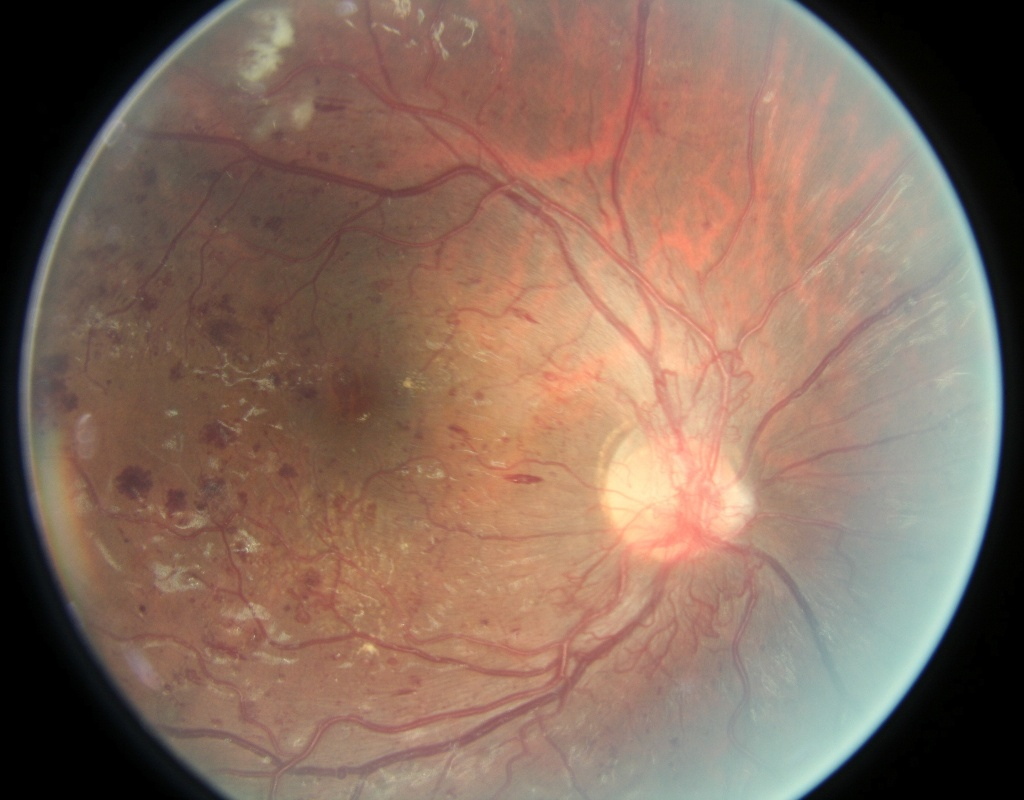
#> input picture test images/16_left.jpeg, 1024 x 800 px
$ python -i preprocessing.py   (imports and definitions only)
#> lines starting #> are read from the running program, lines starting #| are printed output that depends on the picture; after the words box and inside, x2 and y2 are one past the last pixel; in counts of white or black regions, pixels touching at a corner belong together
import numpy as np
import torch
import cv2

batch_size = 25
image_size = 256

##### IMAGE PREPROCESSING

def prepare_image(path,
                  sigmaX         = 10,
                  do_random_crop = False):

    '''
    Preprocess image
    '''
#> called with path = 'test images/16_left.jpeg', sigmaX = 10, do_random_crop = False

    # import image
    image = cv2.imread(path)
#> image is the input picture: shape (800, 1024, 3); mean B, G, R 93.5, 107.9, 134.5
    image = cv2.cvtColor(image, cv2.COLOR_BGR2RGB)

    # perform smart crops
    image = crop_black(image, tol = 7)
    if do_random_crop == True:
        image = random_crop(image, size = (0.9, 1))

    # resize and color
    image = cv2.resize(image, (int(image_size), int(image_size)))
    image = cv2.addWeighted(image, 4, cv2.GaussianBlur(image, (0, 0), sigmaX), -4, 128)

    # circular crop
    image = circle_crop(image, sigmaX = sigmaX)

    # convert to tensor
    image = torch.tensor(image)
    image = image.permute(2, 1, 0)
    return image


##### CROP FUNCTIONS

def crop_black(img,
               tol = 7):

    '''
    Perform automatic crop of black areas
    '''
#> called with tol = 7

    if img.ndim == 2:
        mask = img > tol
        return img[np.ix_(mask.any(1),mask.any(0))]

    elif img.ndim == 3:
        gray_img = cv2.cvtColor(img, cv2.COLOR_RGB2GRAY)
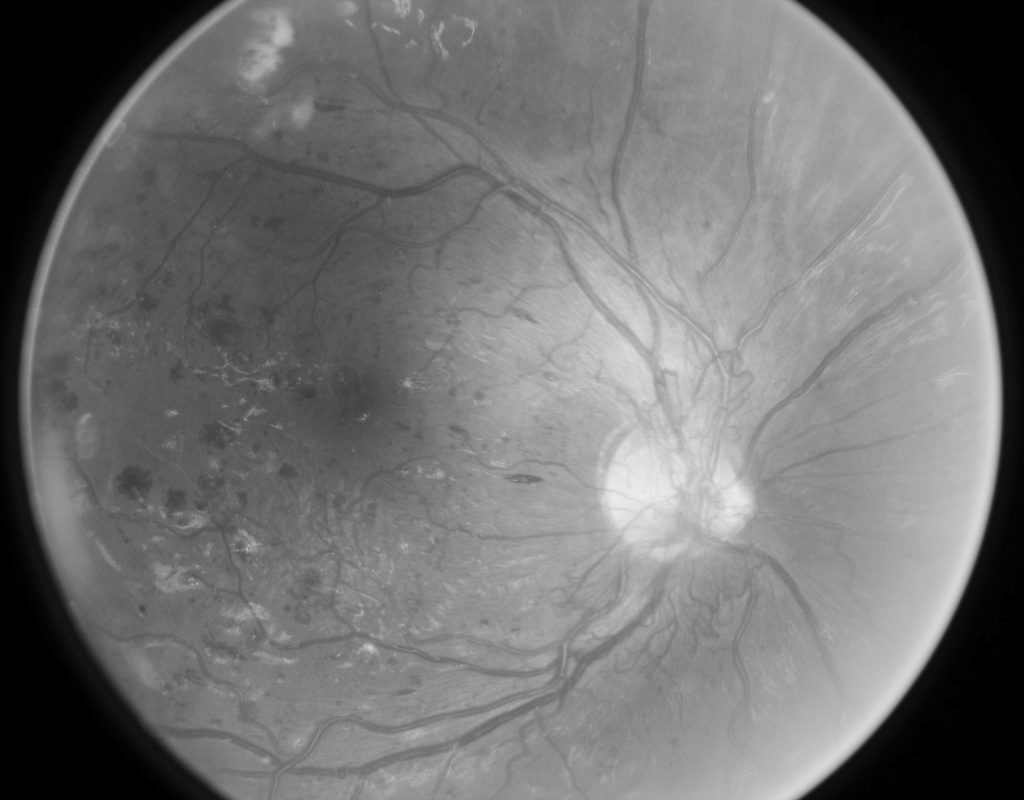
#> gray_img: shape (800, 1024); min 0, max 236, mean 114.2
        mask = gray_img > tol
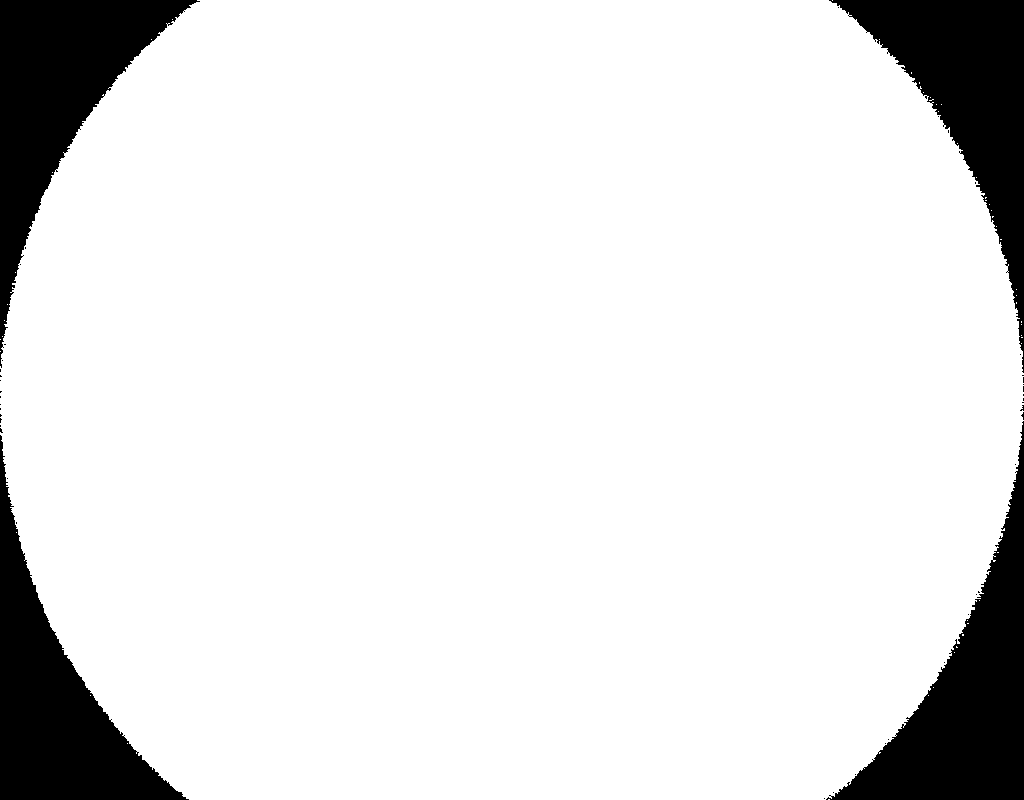
#> mask: shape (800, 1024) bool; 88.4% white; 45 black regions (41 under 20 px), largest, box (x1, y1, x2, y2) and area: (826, 421, 1024, 800) 24929, (0, 0, 200, 368) 24098, (829, 0, 1024, 373) 23069, (0, 435, 189, 800) 22927
        check_shape = img[:,:,0][np.ix_(mask.any(1),mask.any(0))].shape[0]
#> check_shape = 800

        if (check_shape == 0):
            return img
        else:
            img1 = img[:,:,0][np.ix_(mask.any(1),mask.any(0))]
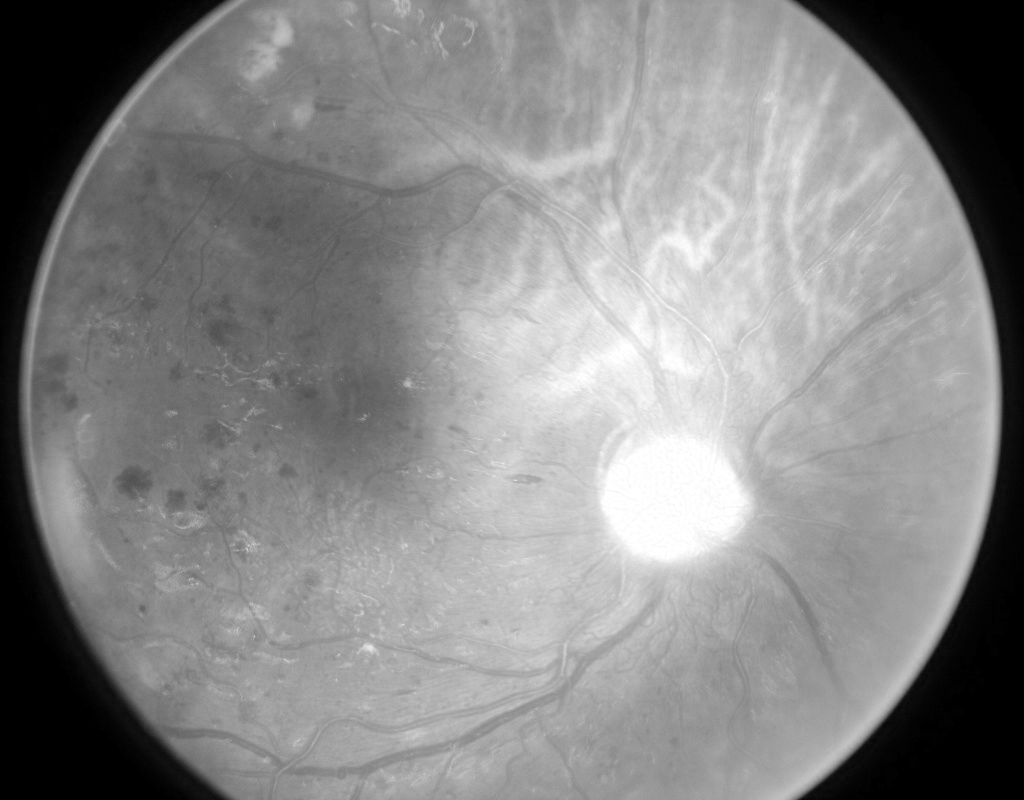
#> img1: shape (800, 1024); min 0, max 255, mean 134.5
            img2 = img[:,:,1][np.ix_(mask.any(1),mask.any(0))]
            img3 = img[:,:,2][np.ix_(mask.any(1),mask.any(0))]
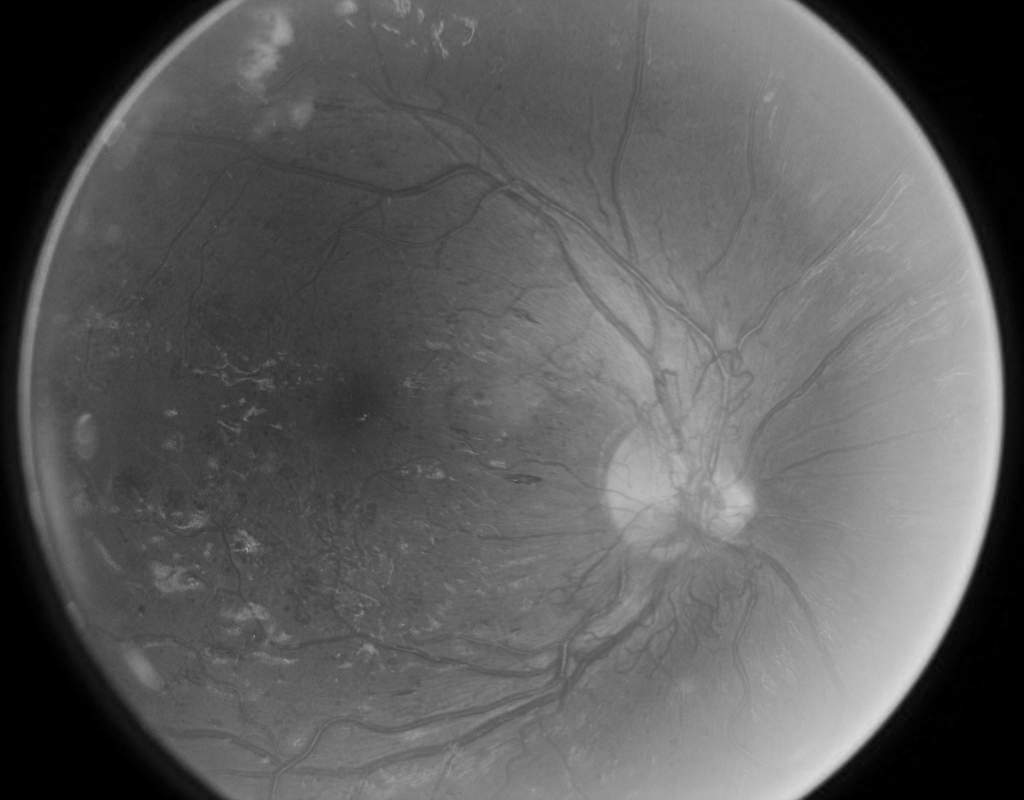
#> img3: shape (800, 1024); min 0, max 219, mean 93.5
#> in prepare_image, `image = cv2.addWeighted(image, 4, cv2.GaussianBlur(image, (0, 0), sigm..`:
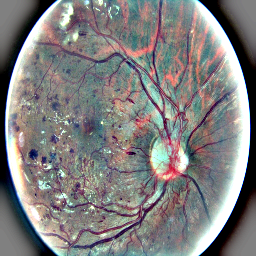
#> image: shape (256, 256, 3); mean R, G, B 128.3, 126.7, 127
            img  = np.stack([img1, img2, img3], axis = -1)
            return img


def circle_crop(img,
                sigmaX = 10):

    '''
    Perform circular crop around image center
    '''
#> called with sigmaX = 10

    height, width, depth = img.shape
#> height = 256; width = 256; depth = 3

    largest_side = np.max((height, width))
#> largest_side = 256
    img = cv2.resize(img, (largest_side, largest_side))

    height, width, depth = img.shape

    x = int(width / 2)
#> x = 128
    y = int(height / 2)
#> y = 128
    r = np.amin((x,y))
#> r = 128

    circle_img = np.zeros((height, width), np.uint8)
    cv2.circle(circle_img, (x,y), int(r), 1, thickness = -1)
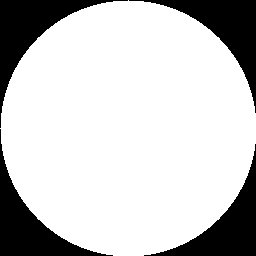
#> circle_img: shape (256, 256); values 0 (black) and 1 (white), 78.5% white; 4 black regions, box (x1, y1, x2, y2) and area: (0, 0, 128, 128) 3654, (129, 0, 256, 113) 3526, (0, 129, 113, 256) 3526, (144, 144, 256, 256) 3399

    img = cv2.bitwise_and(img, img, mask = circle_img)
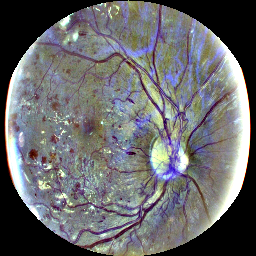
#> img: shape (256, 256, 3); mean of channels 0, 1, 2 107.2, 104.9, 104.6; drawn as B, G, R
    return img


# [51 lines left out: functions crop_for_squares, standard_crop, random_crop, not called in this run]


##### CUTOUT AUGMENTATION

class cutout(object):

    '''
    Cutout augmentation
    '''

    def __init__(self, n_holes, length):
        self.n_holes = n_holes
        self.length  = length

    # [50 lines left out: functions __call__, online_mean_and_sd, not called in this run]

#> (the run stopped early here; a loop or call above may not have finished)

$ run again, on test images/16_right.jpeg
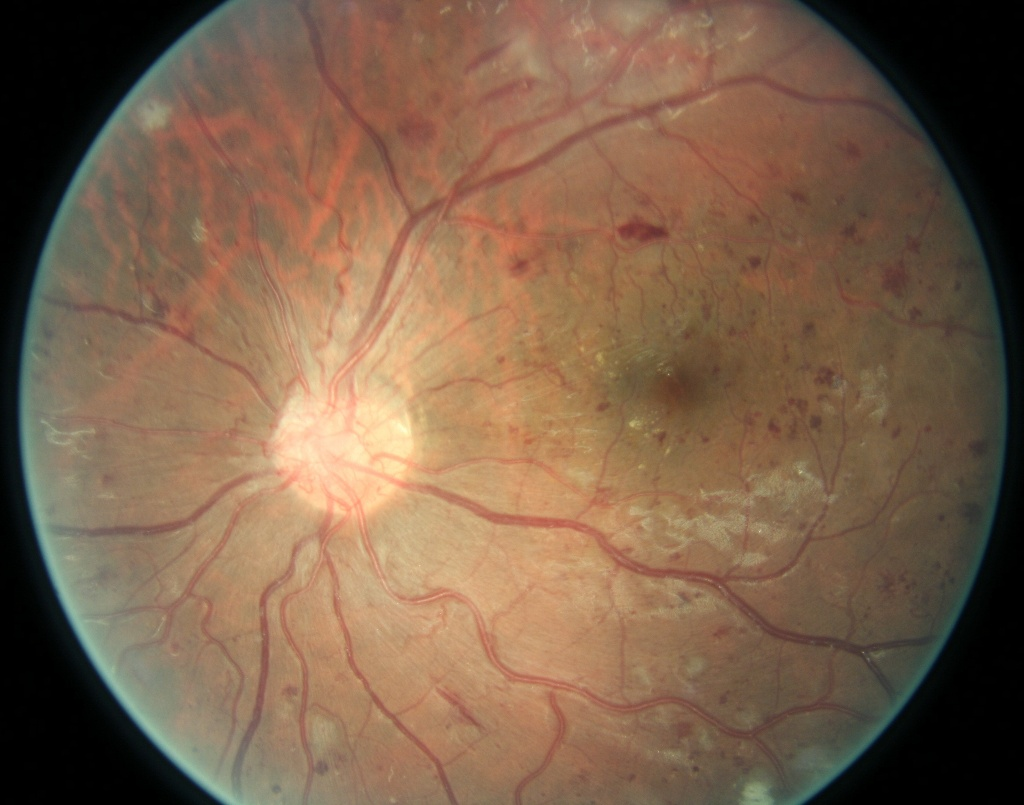
#> input picture test images/16_right.jpeg, 1024 x 805 px
#> in prepare_image, image is the input picture: shape (805, 1024, 3); mean B, G, R 75.5, 97.6, 124.7
#> in crop_black, `mask = gray_img > tol`:
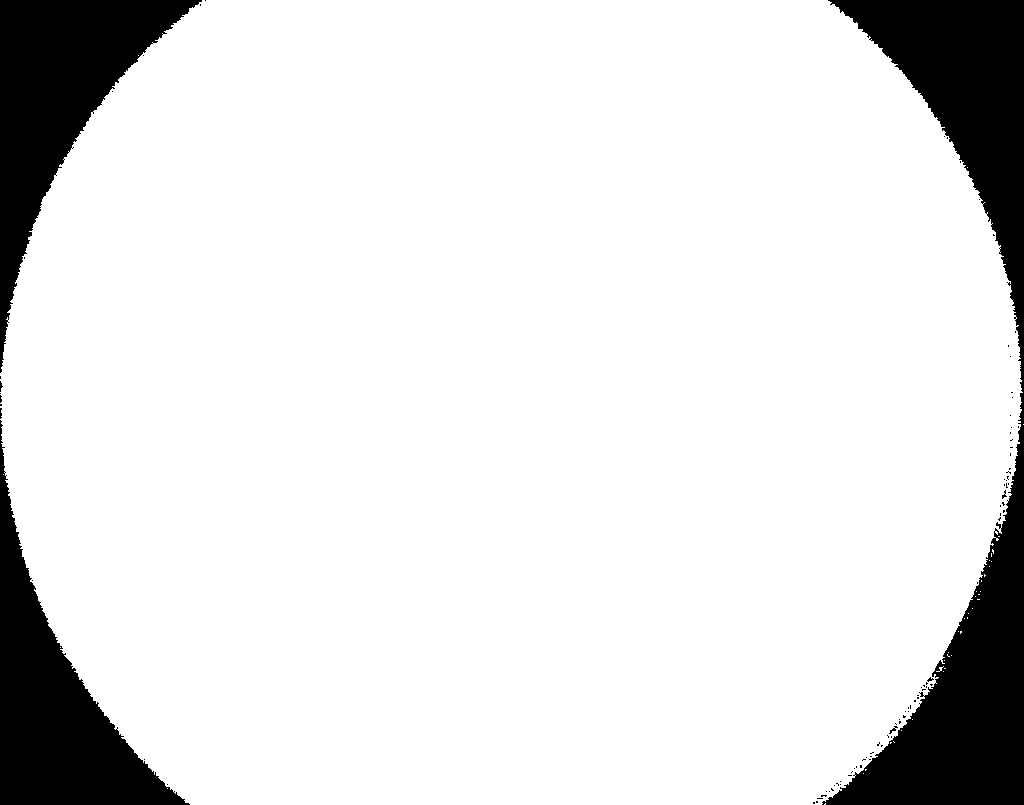
#> mask: shape (805, 1024) bool; 87.8% white; 93 black regions (89 under 20 px), largest, box (x1, y1, x2, y2) and area: (822, 0, 1024, 805) 51457, (0, 0, 202, 373) 25022, (0, 420, 190, 805) 23444, (889, 726, 898, 734) 24
#> circle_img: shape (256, 256); values 0 (black) and 1 (white), 78.5% white; 4 black regions, box (x1, y1, x2, y2) and area: (0, 0, 128, 128) 3654, (129, 0, 256, 113) 3526, (0, 129, 113, 256) 3526, (144, 144, 256, 256) 3399
#> in circle_crop, `img = cv2.bitwise_and(img, img, mask = circle_img)`:
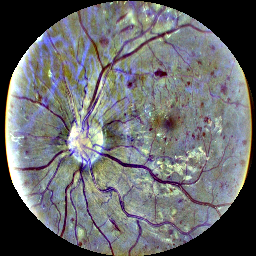
#> img: shape (256, 256, 3); mean of channels 0, 1, 2 106.8, 104.5, 103.3; drawn as B, G, R

$ run again, on test images/164_left.png
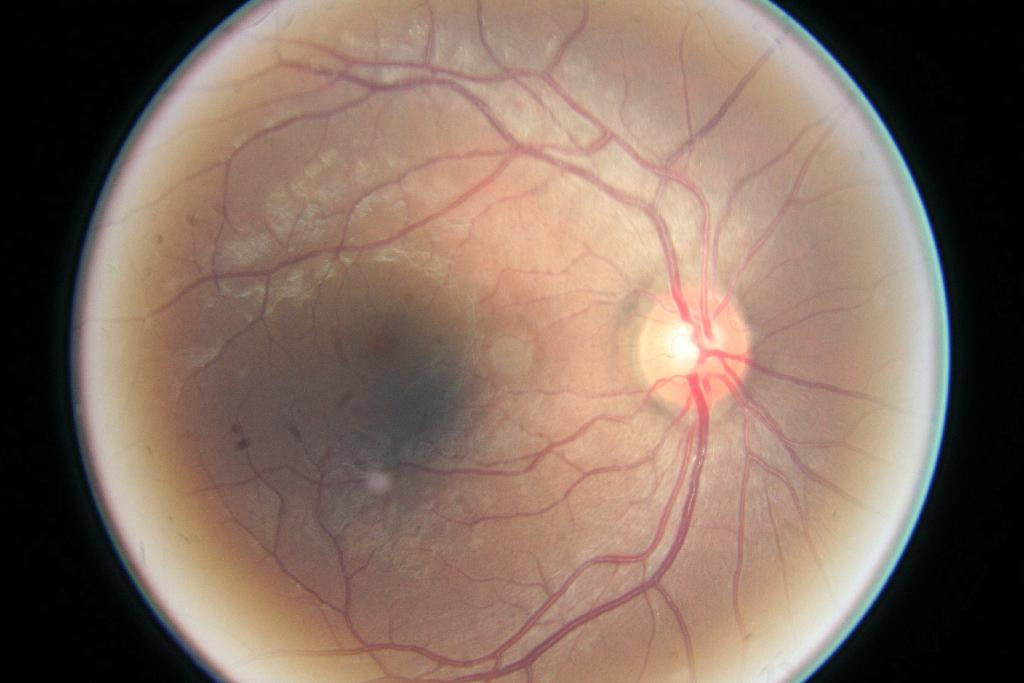
#> input picture test images/164_left.png, 1024 x 683 px
#> in prepare_image, image is the input picture: shape (683, 1024, 3); mean B, G, R 97.6, 110.1, 132
#> in crop_black, `mask = gray_img > tol`:
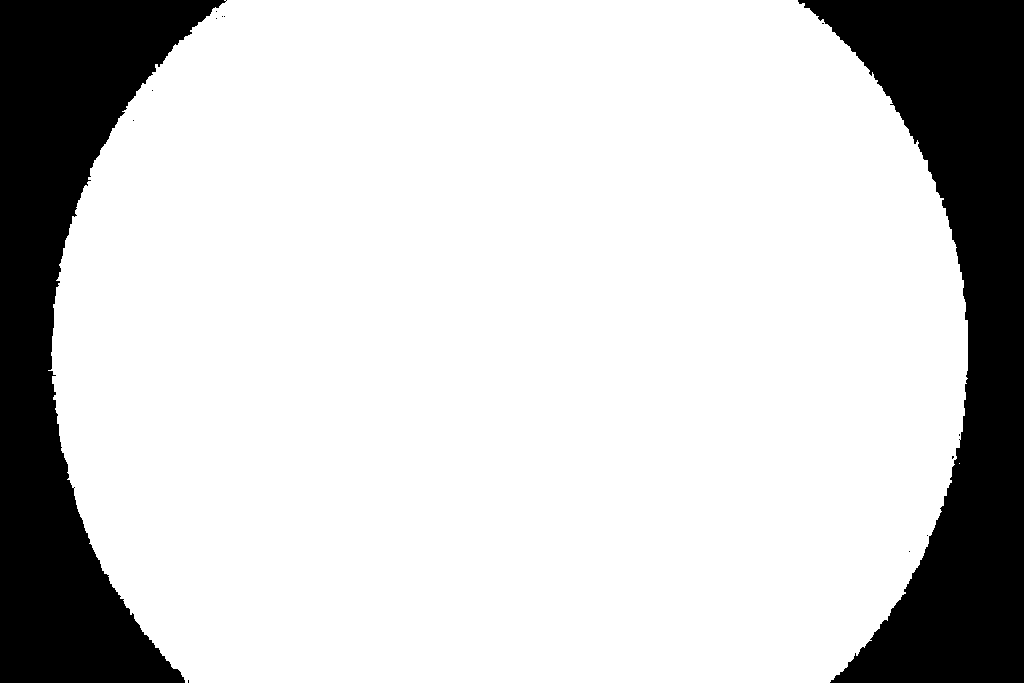
#> mask: shape (683, 1024) bool; 80.2% white; 14 black regions (12 under 20 px), largest, box (x1, y1, x2, y2) and area: (798, 0, 1024, 683) 70350, (0, 0, 227, 683) 68090
#> circle_img: shape (256, 256); values 0 (black) and 1 (white), 78.5% white; 4 black regions, box (x1, y1, x2, y2) and area: (0, 0, 128, 128) 3654, (129, 0, 256, 113) 3526, (0, 129, 113, 256) 3526, (144, 144, 256, 256) 3399
#> in circle_crop, `img = cv2.bitwise_and(img, img, mask = circle_img)`:
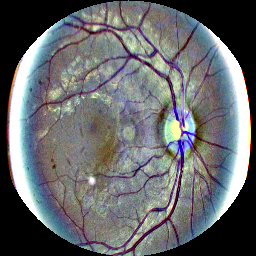
#> img: shape (256, 256, 3); mean of channels 0, 1, 2 106.7, 104.2, 102.4; drawn as B, G, R

$ run again, on test images/164_right.png
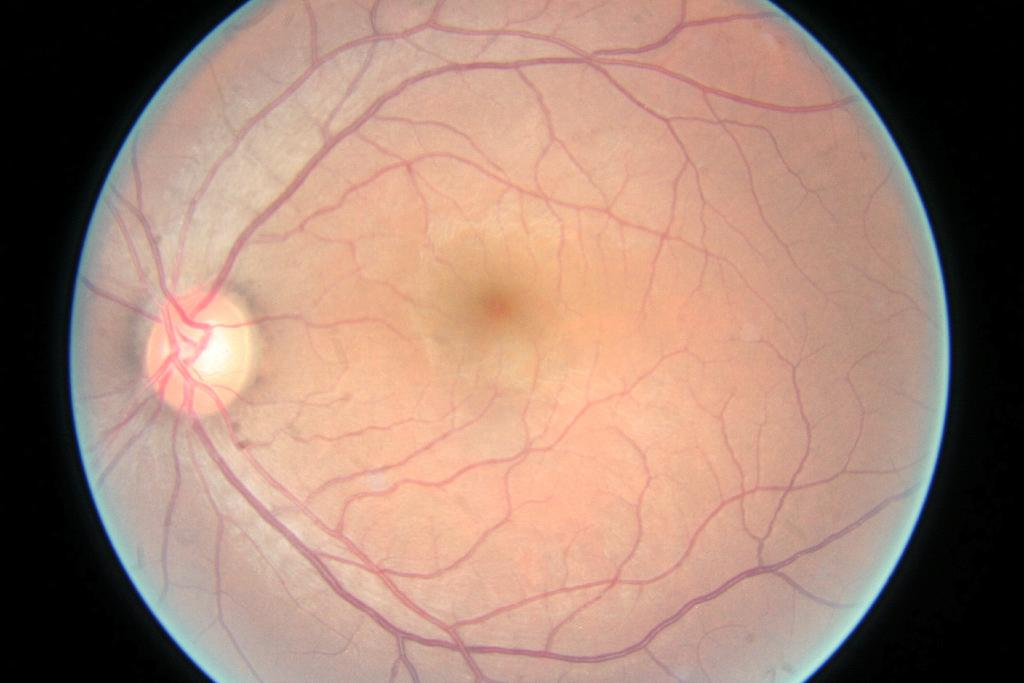
#> input picture test images/164_right.png, 1024 x 683 px
#> in prepare_image, image is the input picture: shape (683, 1024, 3); mean B, G, R 115.5, 130.1, 161.8
#> mask: shape (683, 1024) bool; 80.2% white; 18 black regions (16 under 20 px), largest, box (x1, y1, x2, y2) and area: (796, 0, 1024, 683) 70540, (0, 0, 226, 683) 68063
#> circle_img: shape (256, 256); values 0 (black) and 1 (white), 78.5% white; 4 black regions, box (x1, y1, x2, y2) and area: (0, 0, 128, 128) 3654, (129, 0, 256, 113) 3526, (0, 129, 113, 256) 3526, (144, 144, 256, 256) 3399
#> in circle_crop, `img = cv2.bitwise_and(img, img, mask = circle_img)`:
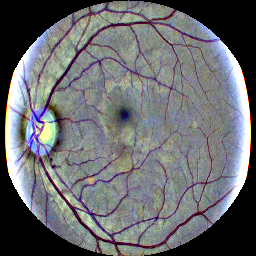
#> img: shape (256, 256, 3); mean of channels 0, 1, 2 110, 106.8, 105.6; drawn as B, G, R
